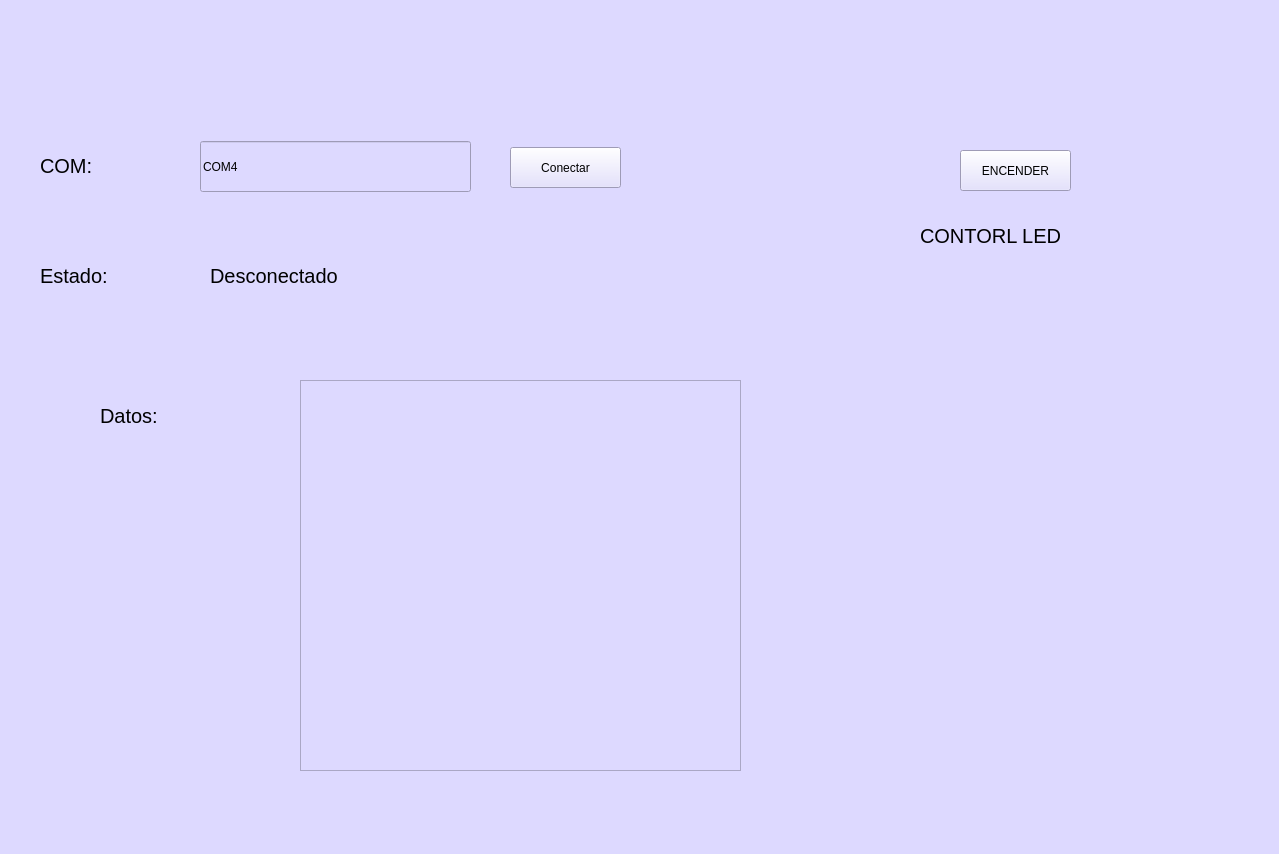
<?xml version="1.0" encoding="UTF-8"?>
<ui version="4.0">
 <class>MainWindow</class>
 <widget class="QMainWindow" name="MainWindow">
  <property name="geometry">
   <rect>
    <x>0</x>
    <y>0</y>
    <width>1279</width>
    <height>854</height>
   </rect>
  </property>
  <property name="windowTitle">
   <string>MainWindow</string>
  </property>
  <property name="styleSheet">
   <string notr="true">background-color: rgb(221, 217, 255);</string>
  </property>
  <widget class="QWidget" name="centralwidget">
   <widget class="QLabel" name="label">
    <property name="geometry">
     <rect>
      <x>10</x>
      <y>0</y>
      <width>211</width>
      <height>101</height>
     </rect>
    </property>
    <property name="text">
     <string/>
    </property>
    <property name="pixmap">
     <pixmap resource="../../Imagenes/resources.qrc">:/Logos/LogoUAT.png</pixmap>
    </property>
    <property name="scaledContents">
     <bool>true</bool>
    </property>
   </widget>
   <widget class="QLabel" name="label_2">
    <property name="geometry">
     <rect>
      <x>1030</x>
      <y>0</y>
      <width>251</width>
      <height>101</height>
     </rect>
    </property>
    <property name="text">
     <string/>
    </property>
    <property name="pixmap">
     <pixmap resource="../../Imagenes/resources.qrc">:/Logos/LogoFIT.jpg</pixmap>
    </property>
    <property name="scaledContents">
     <bool>true</bool>
    </property>
   </widget>
   <widget class="QLabel" name="label_3">
    <property name="geometry">
     <rect>
      <x>1040</x>
      <y>670</y>
      <width>241</width>
      <height>131</height>
     </rect>
    </property>
    <property name="text">
     <string/>
    </property>
    <property name="pixmap">
     <pixmap resource="../../Imagenes/resources.qrc">:/Logos/RhineLab.jpg</pixmap>
    </property>
    <property name="scaledContents">
     <bool>true</bool>
    </property>
   </widget>
   <widget class="QRadioButton" name="radioButton_27">
    <property name="geometry">
     <rect>
      <x>640</x>
      <y>860</y>
      <width>95</width>
      <height>20</height>
     </rect>
    </property>
    <property name="text">
     <string>RadioButton</string>
    </property>
   </widget>
   <widget class="QLabel" name="label_4">
    <property name="geometry">
     <rect>
      <x>40</x>
      <y>140</y>
      <width>131</width>
      <height>51</height>
     </rect>
    </property>
    <property name="font">
     <font>
      <pointsize>15</pointsize>
     </font>
    </property>
    <property name="text">
     <string>COM: </string>
    </property>
   </widget>
   <widget class="QLineEdit" name="txtCOM">
    <property name="geometry">
     <rect>
      <x>200</x>
      <y>141</y>
      <width>271</width>
      <height>51</height>
     </rect>
    </property>
    <property name="text">
     <string>COM4</string>
    </property>
   </widget>
   <widget class="QPushButton" name="btnAccion">
    <property name="geometry">
     <rect>
      <x>510</x>
      <y>147</y>
      <width>111</width>
      <height>41</height>
     </rect>
    </property>
    <property name="text">
     <string>Conectar</string>
    </property>
   </widget>
   <widget class="QLabel" name="label_5">
    <property name="geometry">
     <rect>
      <x>40</x>
      <y>250</y>
      <width>131</width>
      <height>51</height>
     </rect>
    </property>
    <property name="font">
     <font>
      <pointsize>15</pointsize>
     </font>
    </property>
    <property name="text">
     <string>Estado:</string>
    </property>
   </widget>
   <widget class="QLabel" name="lbStatus">
    <property name="geometry">
     <rect>
      <x>210</x>
      <y>250</y>
      <width>261</width>
      <height>51</height>
     </rect>
    </property>
    <property name="font">
     <font>
      <pointsize>15</pointsize>
     </font>
    </property>
    <property name="text">
     <string>Desconectado</string>
    </property>
   </widget>
   <widget class="QListView" name="listaDatos">
    <property name="geometry">
     <rect>
      <x>300</x>
      <y>380</y>
      <width>441</width>
      <height>391</height>
     </rect>
    </property>
   </widget>
   <widget class="QLabel" name="label_6">
    <property name="geometry">
     <rect>
      <x>100</x>
      <y>390</y>
      <width>131</width>
      <height>51</height>
     </rect>
    </property>
    <property name="font">
     <font>
      <pointsize>15</pointsize>
     </font>
    </property>
    <property name="text">
     <string>Datos:</string>
    </property>
   </widget>
   <widget class="QPushButton" name="btnLED">
    <property name="geometry">
     <rect>
      <x>960</x>
      <y>150</y>
      <width>111</width>
      <height>41</height>
     </rect>
    </property>
    <property name="text">
     <string>ENCENDER</string>
    </property>
   </widget>
   <widget class="QLabel" name="label_7">
    <property name="geometry">
     <rect>
      <x>920</x>
      <y>210</y>
      <width>181</width>
      <height>51</height>
     </rect>
    </property>
    <property name="font">
     <font>
      <pointsize>15</pointsize>
     </font>
    </property>
    <property name="text">
     <string>CONTORL LED</string>
    </property>
   </widget>
  </widget>
  <widget class="QMenuBar" name="menubar">
   <property name="geometry">
    <rect>
     <x>0</x>
     <y>0</y>
     <width>1279</width>
     <height>26</height>
    </rect>
   </property>
  </widget>
  <widget class="QStatusBar" name="statusbar"/>
 </widget>
 <resources>
  <include location="../../Imagenes/resources.qrc"/>
 </resources>
 <connections/>
</ui>
